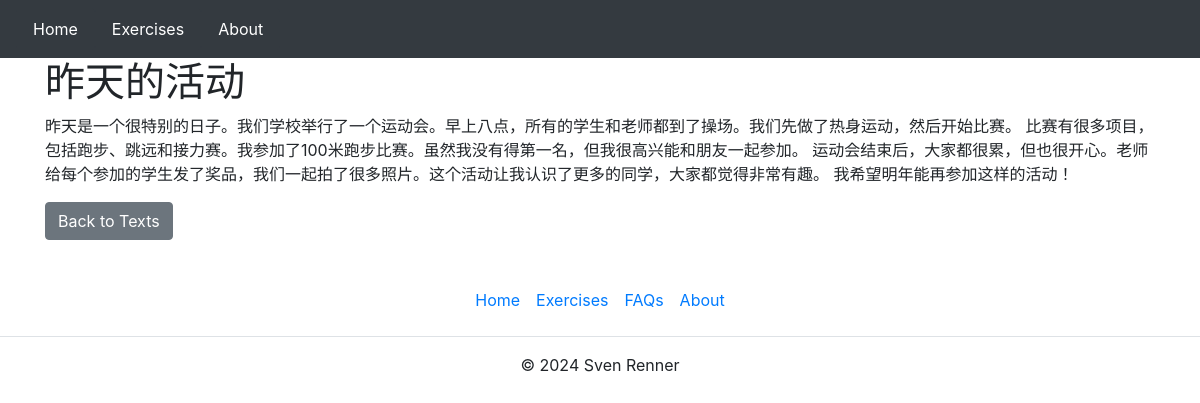
Screenshot of /chinese_hsk/text/3/ with the database file from the repository.
### chinese_hsk/models.py (models this page shows, shortened)
class TextTitle(models.Model):
    text_id = models.OneToOneField(TextMeta, on_delete=models.CASCADE)
    text_name = models.CharField(max_length=255)

class TextFull(models.Model):
    text_id = models.OneToOneField(TextMeta, on_delete=models.CASCADE)
    text_full = models.TextField()

### chinese_hsk/views.py (the view)
# urls.py: path('text/<int:text_id>/', text_detail, name='text_detail'),
def text_detail(request, text_id):
    text_meta = get_object_or_404(TextMeta, text_id=text_id)  # Using get_object_or_404 for better practice
    text_full = get_object_or_404(TextFull, text_id=text_meta)  # Get TextFull using the TextMeta instance
    text_title = get_object_or_404(TextTitle, text_id=text_meta)  # Get TextTitle using the TextMeta instance
    context = {
        'text_full': text_full.text_full,
        'text_title': text_title.text_name,
    }
    return render(request, 'chinese_hsk/text_detail.html', context)

### chinese_hsk/templates/chinese_hsk/text_detail.html
{% extends "chinese_hsk/layout.html" %}
{% block body %}
<div class="container">
    <h1>{{ text_title }}</h1>
    <div>
        <p>{{ text_full }}</p>
    </div>
    <a href="{% url 'hsk_texts' some_hsk_level_variable %}" class="btn btn-secondary">Back to Texts</a>
</div>
{% endblock %}

### rows the page displays
TextTitle: text_name "昨天的活动"
TextFull: text_full "昨天是一个很特别的日子。我们学校举行了一个运动会。早上八点，所有的学生和老师都到了操场。我们先做了热身运动，然后开始比赛。 比赛有很多项目，包括跑步、跳远和接力赛。我参加了100米跑步比赛。虽然我没有得第一名，但我很高兴能和朋友一起参加。 运动会结束后，大家都很累，但也很开心。老师给每个参加的学生发了奖品，我们一起拍了很多照片。这个活动让我认识了更多的同学，大家都觉得非常有趣。 我希望明年能再参加这样的活动！"
